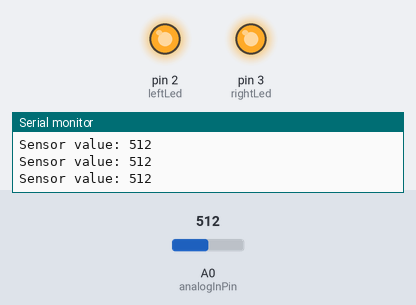
Simulated run of this sketch. Board: Arduino Uno, built with avr-gcc and run on an emulated ATmega328P. Shown: output pins drawn as LEDs (lit = HIGH), the last lines printed to the serial monitor. The inputs (shaded band) are chosen by the test bench; at power-on: A0 (analogInPin) = 512.

Above: at 1.2 s.
1.3 s: A0 (analogInPin) set to 984
4.3 s: A0 (analogInPin) set to 1008
At 5.1 s:
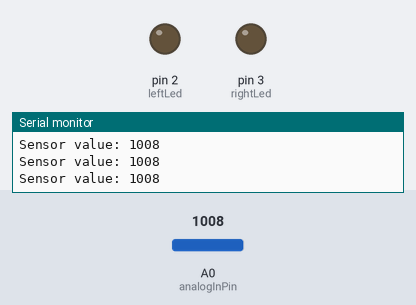
5.8 s: A0 (analogInPin) set to 0
At 7.0 s:
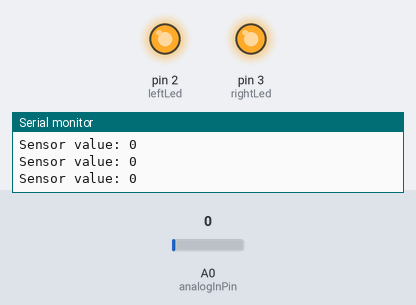
7.3 s: A0 (analogInPin) set to 1010
At 8.0 s:
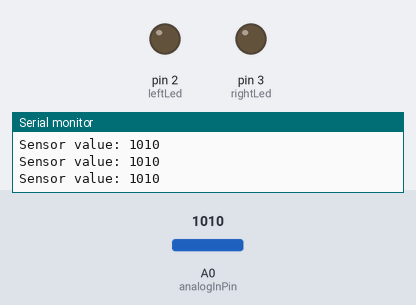
Timing chart, 0 to 9.8 s (numbered marks = the images above; inputs shaded):
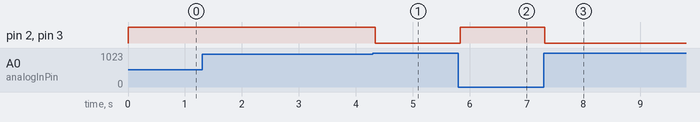

Measured:
- the behaviour switches between 999 and 1000 on A0 (analogInPin) (found by bisection; images 0 and 1)
- after the input at 4.3 s, pin 2 (leftLed), pin 3 (rightLed): HIGH → LOW at once
- after the input at 5.8 s, pin 2 (leftLed), pin 3 (rightLed): LOW → HIGH at once
- after the input at 7.3 s, pin 2 (leftLed), pin 3 (rightLed): HIGH → LOW at once

The sketch:

joshua_sensor_lights.ino
```cpp
const int analogInPin = A0;
const int leftLed = 2;
const int rightLed = 3;
int sensorValue = 0;

void setup() {
  // put your setup code here, to run once:
  Serial.begin(9600);

  // LEDs
  pinMode(leftLed, OUTPUT);
  pinMode(rightLed, OUTPUT);
}

void loop() {
  // put your main code here, to run repeatedly:

  sensorValue = analogRead(analogInPin);
  Serial.print("Sensor value: ");
  Serial.println(sensorValue);

  if (sensorValue < 1000) {
    // turn on LEDs
    digitalWrite(leftLed, HIGH);
    digitalWrite(rightLed, HIGH);
//    delay(3000);
  } else {
    // turn off LEDs
    digitalWrite(leftLed, LOW);
    digitalWrite(rightLed, LOW);
  }
}
```
